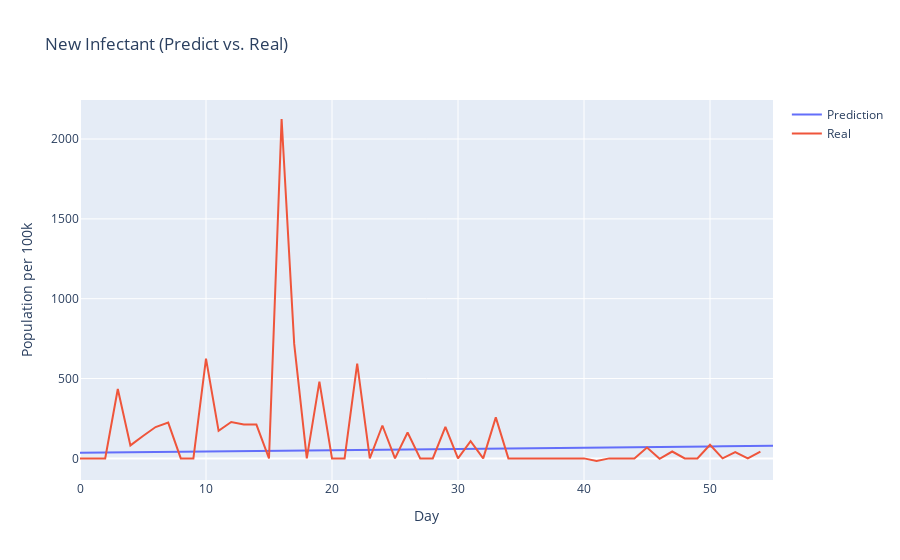

The cell this chart's notebook holds for it:
### Markdown cell above
Even though Omicron has a larger beta(possibility of transmission), but also a higher recovery rate. It infects a lot of people, but it’s not scary.
The pandemic soon stops.

### Code cell
#test if the prediction 
new_in = result['New Infect'][1:len(inci)+1]
trace0 = go.Scatter(
      x = list(range(len(new_in))),
      y = new_in,
      mode = 'lines',
      name = 'Prediction'   
)
trace1 = go.Scatter(
      x = list(range(len(new_in))),
      y = new_per_day,
      mode = 'lines',
      name = 'Real'   
)
data = [trace0, trace1]
layout = dict(title = r'New Infectant (Predict vs. Real)', xaxis = dict(title = 'Day'), yaxis = dict(title = 'Population per 100k'))
fig = dict(data=data, layout=layout)
py.iplot(fig, filename='New Infectant (Predict vs. Real)')

### Figure 1 — Plotly figure (JSON) as saved in the notebook; plotly's stock layout.template omitted (floating-point values rounded to 4 significant figures)
{"data": [{"mode": "lines", "name": "Prediction", "type": "scatter", "x": [0, 1, 2, 3, 4, 5, 6, 7, 8, 9, 10, 11, 12, 13, 14, 15, 16, 17, 18, 19, 20, 21, 22, 23, 24, 25, 26, 27, 28, 29, 30, 31, 32, 33, 34, 35, 36, 37, 38, 39, 40, 41, 42, 43, 44, 45, 46, 47, 48, 49, 50, 51, 52, 53, 54, 55], "y": [35.45, 36.1, 36.76, 37.41, 38.07, 38.74, 39.4, 40.07, 40.75, 41.43, 42.11, 42.79, 43.49, 44.18, 44.88, 45.58, 46.29, 47.01, 47.73, 48.46, 49.19, 49.92, 50.67, 51.42, 52.17, 52.94, 53.7, 54.48, 55.26, 56.05, 56.85, 57.65, 58.46, 59.28, 60.1, 60.94, 61.78, 62.63, 63.48, 64.35, 65.22, 66.1, 66.99, 67.89, 68.79, 69.71, 70.63, 71.56, 72.5, 73.45, 74.41, 75.38, 76.36, 77.34, 78.34, 79.34]}, {"mode": "lines", "name": "Real", "type": "scatter", "x": [0, 1, 2, 3, 4, 5, 6, 7, 8, 9, 10, 11, 12, 13, 14, 15, 16, 17, 18, 19, 20, 21, 22, 23, 24, 25, 26, 27, 28, 29, 30, 31, 32, 33, 34, 35, 36, 37, 38, 39, 40, 41, 42, 43, 44, 45, 46, 47, 48, 49, 50, 51, 52, 53, 54, 55], "y": [0, 0, 0, 434.3, 81.31, 140.5, 196.2, 224.4, 0, 0, 625.2, 172.8, 227.8, 211.9, 211.9, 0, 2126.0, 717.1, 0, 480.4, 0, 0, 594.1, 0, 206.1, 0, 162.0, 0, 0, 197.2, 0, 108.3, 0, 257.0, 0, 0, 0.8142, 0, -0.6172, -1.471, 0, -16.36, 0, 0, 0, 67.97, -2.718, 43.02, 0, 0, 85.25, 0, 39.7, 0, 42.31]}], "layout": {"title": {"text": "New Infectant (Predict vs. Real)"}, "xaxis": {"title": {"text": "Day"}}, "yaxis": {"title": {"text": "Population per 100k"}}}}
